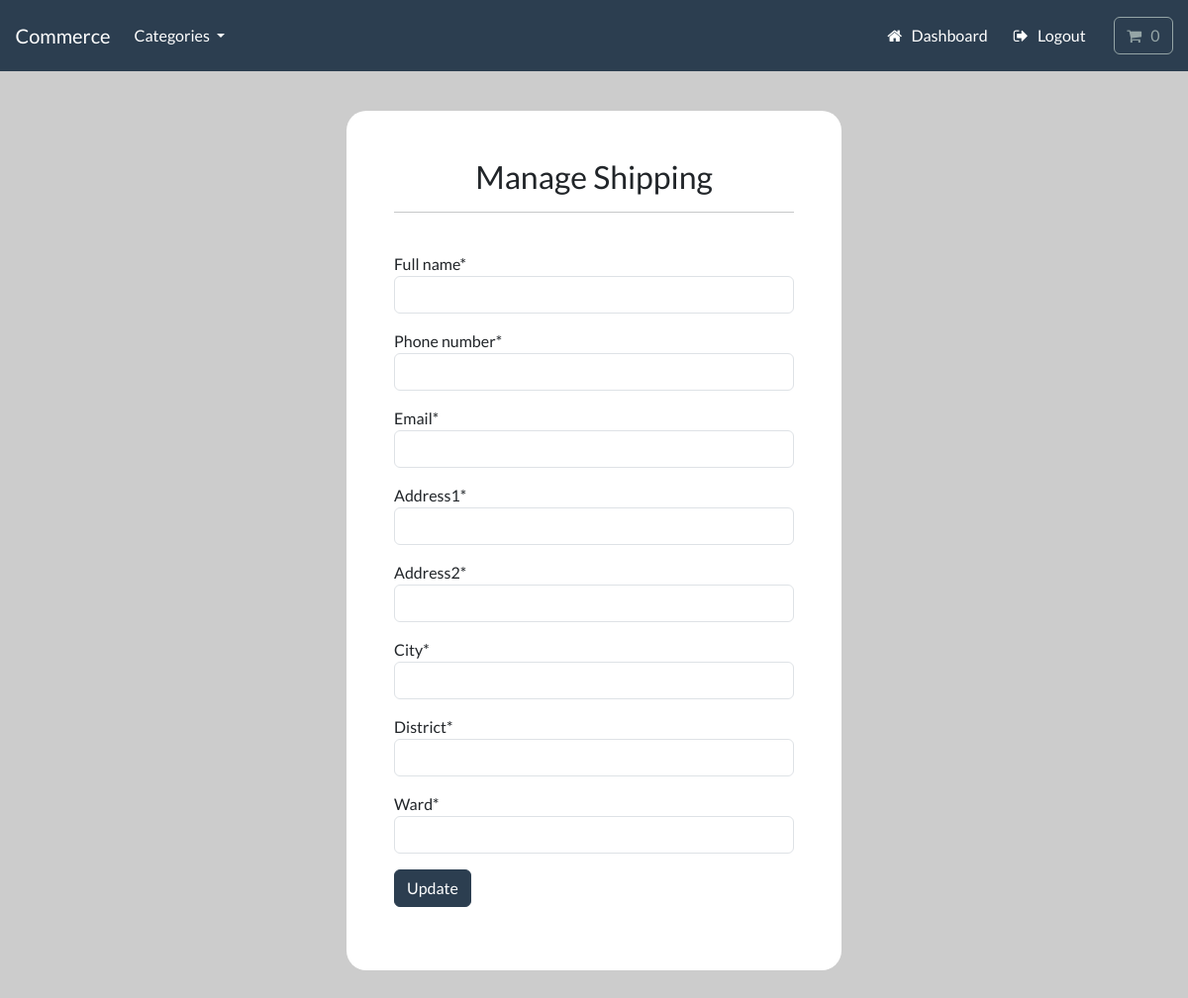
/account/manage_shipping (signed in), run on an earlier commit of the app's database.
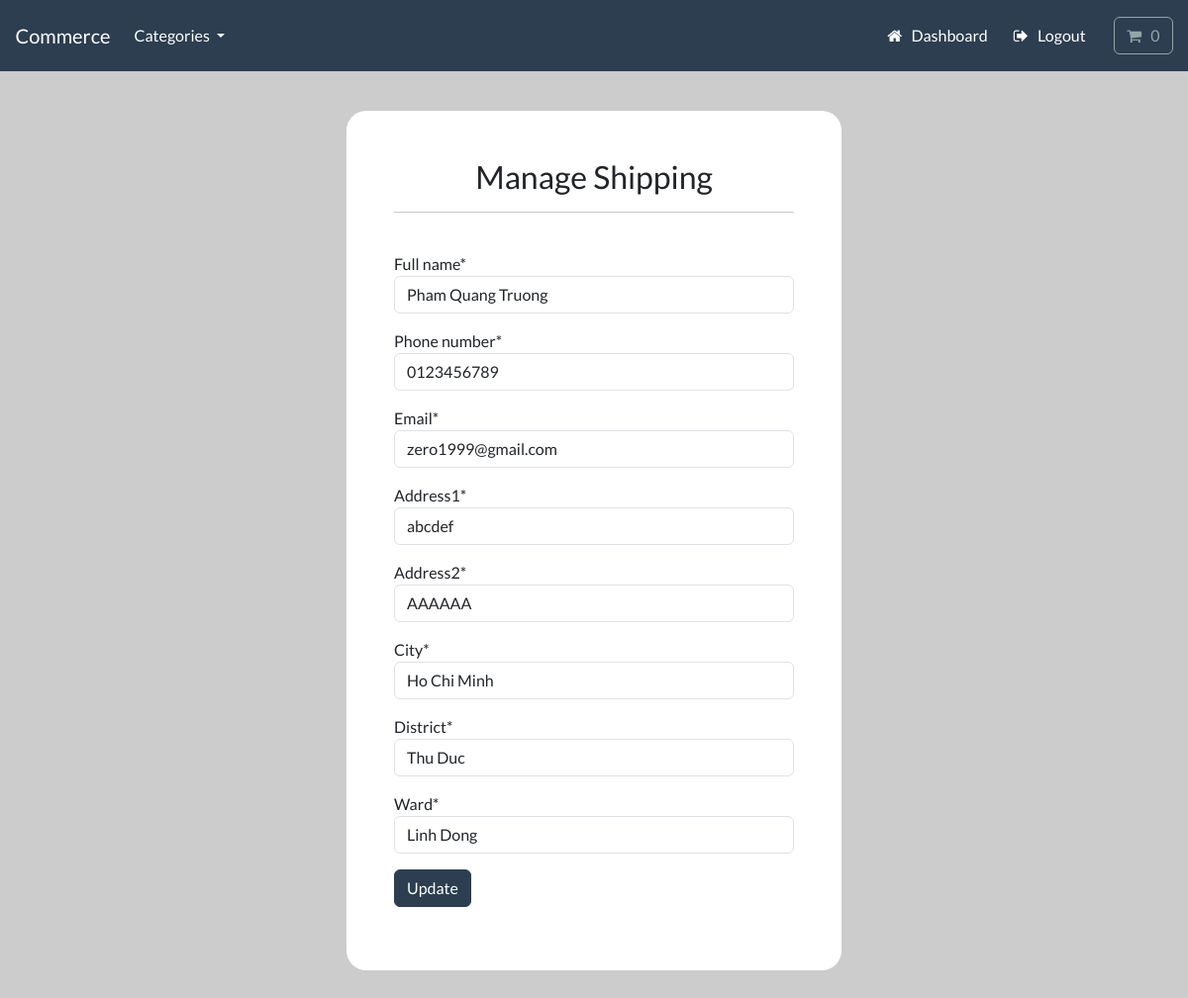
And on a later commit of the database.
### payment/models.py (models this page shows, shortened)
class ShippingAddress(models.Model):
    user = models.ForeignKey(User, on_delete=models.CASCADE, related_name='shipping_address', null=True, blank=True)
    full_name = models.CharField(max_length=250)
    phone_number = models.CharField(max_length=250)
    email = models.EmailField(max_length=250)
    address1 = models.CharField(max_length=400)
    address2 = models.CharField(max_length=400)
    city = models.CharField(max_length=250)
    district = models.CharField(max_length=250)
    ward = models.CharField(max_length=250)
    class Meta:
        verbose_name_plural = 'Shipping Addresses'

### account/views.py (the view, shortened to what this page needs)
# urls.py: path('manage_shipping', views.manage_shipping, name='manage_shipping'),
@login_required(login_url='login')
def manage_shipping(request):
    try:
        shipping = ShippingAddress.objects.get(user=request.user.id)
    except ShippingAddress.DoesNotExist:
        shipping = None
    form = ShippingForm(instance=shipping)
    return render(request, 'account/manage_shipping.html', {
        'form': form,
    })

### payment/forms.py
class ShippingForm(forms.ModelForm):
    class Meta:
        model = ShippingAddress
        fields = ['full_name', 'phone_number', 'email', 'address1', 'address2', 'city', 'district', 'ward']
        exclude = ['user',]

### cart/cart.py (called while the page is built)
    def __len__(self):
        return sum(item['quantity'] for item in self.cart.values())

### cart/context_processors.py (called while the page is built)
def cart(request):
    return {'cart': Cart(request)}

### store/views.py (called while the page is built)
def categories(request):
    all_categories = Category.objects.all()
    return {'all_categories': all_categories}

### account/templates/account/manage_shipping.html (shortened to what this page needs)
{% include "store/base.html" %}
{% load static %}
{% load crispy_forms_tags %}
{% block content %}
    <body>
        <div class="container">
            <div class="row justify-content-center p-3">
                <div class="container bg-white shadow-md p-5 mt-4 mb-5 form-layout">
                    <div class="text-center">
                        <h3> Manage Shipping </h3>
                    </div>
                    <hr>
                    <br>
                    <form method="POST" autocomplete="off">
                        <div class="row">
                            <div class="col-lg-12 col-md-12 mb-3">
                                {{form.full_name|as_crispy_field}}
                            </div>
                            <div class="col-lg-12 col-md-12 mb-3">
                                {{form.phone_number|as_crispy_field}}
                            </div>
                            <div class="col-lg-12 col-md-12 mb-3">
                                {{form.email|as_crispy_field}}
                            </div>
                            <div class="col-lg-12 col-md-12 mb-3">
                                {{form.address1|as_crispy_field}}
                            </div>
                            <div class="col-lg-12 col-md-12 mb-3">
                                {{form.address2|as_crispy_field}}
                            </div>
                            <div class="col-lg-12 col-md-12 mb-3">
                                {{form.city|as_crispy_field}}
                            </div>
                            <div class="col-lg-12 col-md-12 mb-3">
                                {{form.district|as_crispy_field}}
                            </div>
                            <div class="col-lg-12 col-md-12 mb-3">
                                {{form.ward|as_crispy_field}}
                            </div>
                        </div>
                        <button type="submit"class="btn btn-primary mb-3"> Update </button>
                    </form>
                </div>
            </div>
        </div>
    </body>
{% endblock %}

What changed in the data, as far as the page shows it:
added ShippingAddress: full_name "Pham Quang Truong", phone_number "0123456789", email "zero1999@gmail.com", address1 "abcdef", address2 "AAAAAA", city "Ho Chi Minh", district "Thu Duc", ward "Linh Dong"
